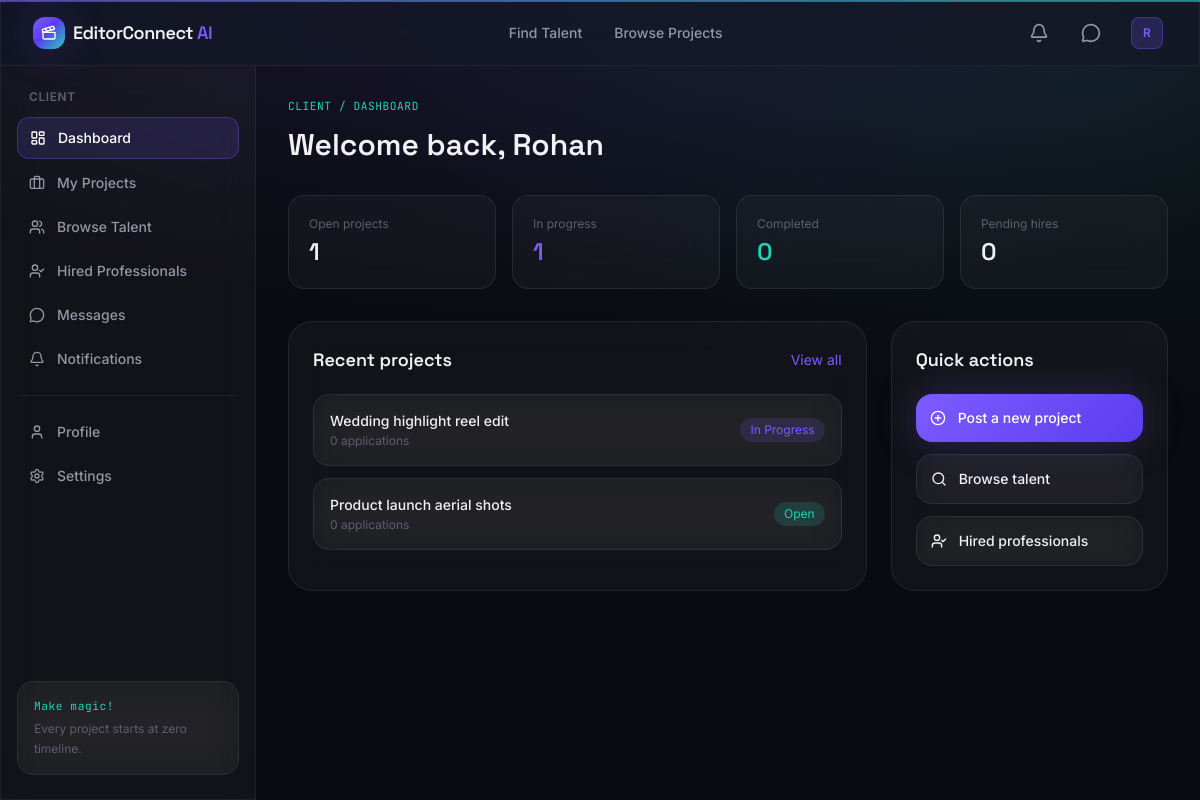
Page /client-dashboard (signed in) on the committed database.
### models/user.py (models this page shows, shortened)
class User(UserMixin, db.Model):
    __tablename__ = "users"
    id = db.Column(db.Integer, primary_key=True)
    name = db.Column(db.String(120), nullable=False)
    email = db.Column(db.String(150), unique=True, nullable=False, index=True)
    phone = db.Column(db.String(30))
    password_hash = db.Column(db.String(255), nullable=False)
    role = db.Column(db.String(20), nullable=False, default="client")
    is_active_account = db.Column(db.Boolean, default=True)
    is_verified = db.Column(db.Boolean, default=False)
    dark_mode = db.Column(db.Boolean, default=True)
    avatar = db.Column(db.String(255), default="default-avatar.png")
    created_at = db.Column(db.DateTime, default=lambda: datetime.now(timezone.utc))
    professional_profile = db.relationship(
        "Professional", backref="user", uselist=False, cascade="all, delete-orphan"
    )
    projects = db.relationship(
        "Project", backref="client", lazy="dynamic", cascade="all, delete-orphan",
        foreign_keys="Project.client_id"
    )
    notifications = db.relationship(
        "Notification", backref="user", lazy="dynamic", cascade="all, delete-orphan"
    )
    @property
    def is_client(self):
        return self.role == "client"
    def unread_notification_count(self):
        return self.notifications.filter_by(is_read=False).count()

### models/project.py (models this page shows, shortened)
class Project(db.Model):
    __tablename__ = "projects"
    id = db.Column(db.Integer, primary_key=True)
    client_id = db.Column(db.Integer, db.ForeignKey("users.id"), nullable=False)
    title = db.Column(db.String(150), nullable=False)
    description = db.Column(db.Text, nullable=False)
    category = db.Column(db.String(80), index=True)  # matches PROFESSIONS
    budget = db.Column(db.Float)
    deadline = db.Column(db.Date)
    status = db.Column(db.String(20), default="open", index=True)
    selected_professional_id = db.Column(db.Integer, db.ForeignKey("professionals.id"))
    created_at = db.Column(db.DateTime, default=lambda: datetime.now(timezone.utc))
    updated_at = db.Column(
        db.DateTime, default=lambda: datetime.now(timezone.utc),
        onupdate=lambda: datetime.now(timezone.utc)
    )
    applications = db.relationship(
        "Application", backref="project", lazy="dynamic", cascade="all, delete-orphan"
    )
    selected_professional = db.relationship("Professional", foreign_keys=[selected_professional_id])
    def application_count(self):
        return self.applications.count()

### routes/client.py (the view)
@client_bp.route("/client-dashboard")
@login_required
@client_required
def dashboard():
    my_projects = current_user.projects.order_by(Project.created_at.desc()).limit(5).all()
    active_hires = Hire.query.filter_by(client_id=current_user.id, status="accepted").count()
    pending_hires = Hire.query.filter_by(client_id=current_user.id, status="pending").count()
    open_count = current_user.projects.filter_by(status="open").count()
    in_progress_count = current_user.projects.filter_by(status="in_progress").count()
    completed_count = current_user.projects.filter_by(status="completed").count()
    return render_template(
        "client/dashboard.html",
        my_projects=my_projects,
        active_hires=active_hires,
        pending_hires=pending_hires,
        open_count=open_count,
        in_progress_count=in_progress_count,
        completed_count=completed_count,
    )

### models/user.py (called while the page is built)
@login_manager.user_loader
def load_user(user_id):
    return User.query.get(int(user_id))

### routes/client.py (called while the page is built)
def client_required(f):
    @wraps(f)
    def wrapped(*args, **kwargs):
        if not current_user.is_authenticated or not current_user.is_client:
            flash("This area is for client accounts only.", "error")
            return redirect(url_for("main.index"))
        return f(*args, **kwargs)
    return wrapped

### templates/client/dashboard.html (shortened to what this page needs)
{% extends "base.html" %}
{% block content %}
<div class="mb-8">
  <p class="timecode mb-3">CLIENT / DASHBOARD</p>
  <h1 class="font-display text-3xl font-semibold">Welcome back, {{ current_user.name.split(' ')[0] }}</h1>
</div>
<div class="grid sm:grid-cols-2 lg:grid-cols-4 gap-4 mb-8">
  <div class="glass rounded-2xl p-5">
    <p class="text-xs text-ink-faint mb-1">Open projects</p>
    <p class="font-display text-2xl font-semibold">{{ open_count }}</p>
  </div>
  <div class="glass rounded-2xl p-5">
    <p class="text-xs text-ink-faint mb-1">In progress</p>
    <p class="font-display text-2xl font-semibold text-violet-glow">{{ in_progress_count }}</p>
  </div>
  <div class="glass rounded-2xl p-5">
    <p class="text-xs text-ink-faint mb-1">Completed</p>
    <p class="font-display text-2xl font-semibold text-teal-glow">{{ completed_count }}</p>
  </div>
  <div class="glass rounded-2xl p-5">
    <p class="text-xs text-ink-faint mb-1">Pending hires</p>
    <p class="font-display text-2xl font-semibold">{{ pending_hires }}</p>
  </div>
</div>
<div class="grid lg:grid-cols-3 gap-6">
  <div class="lg:col-span-2 glass rounded-3xl p-6">
    <div class="flex items-center justify-between mb-5">
      <h2 class="font-display font-semibold text-lg">Recent projects</h2>
      <a href="{{ url_for('client.my_projects') }}" class="text-sm text-violet-glow hover:underline">View all</a>
    </div>
    {% if my_projects %}
    <div class="space-y-3">
      {% for project in my_projects %}
      <a href="{{ url_for('client.project_detail', project_id=project.id) }}" class="flex items-center justify-between p-4 rounded-2xl glass card-hover">
        <div>
          <p class="font-medium text-sm">{{ project.title }}</p>
          <p class="text-xs text-ink-faint mt-0.5">{{ project.application_count() }} applications</p>
        </div>
        <span class="text-xs px-2.5 py-1 rounded-full
          {% if project.status == 'open' %}bg-teal-glow/15 text-teal-glow
          {% elif project.status == 'in_progress' %}bg-violet-glow/15 text-violet-glow
          {% else %}bg-white/5 text-ink-faint{% endif %}">
          {{ project.status.replace('_', ' ')|title }}
        </span>
      </a>
      {% endfor %}
    </div>
    {% else %}
    <div class="text-center py-10">
      <p class="text-sm text-ink-faint mb-4">You haven't posted a project yet.</p>
      <a href="{{ url_for('client.create_project') }}" class="inline-block px-5 py-2.5 rounded-xl btn-gradient text-white text-sm font-medium">Post your first project</a>
    </div>
    {% endif %}
  </div>
  <div class="glass rounded-3xl p-6">
    <h2 class="font-display font-semibold text-lg mb-5">Quick actions</h2>
    <div class="space-y-3">
      <a href="{{ url_for('client.create_project') }}" class="flex items-center gap-3 p-3.5 rounded-2xl btn-gradient text-white text-sm font-medium shadow-glow">
        <i data-lucide="plus-circle" class="w-4 h-4"></i> Post a new project
      </a>
      <a href="{{ url_for('main.professionals') }}" class="flex items-center gap-3 p-3.5 rounded-2xl glass hover:bg-white/10 text-sm font-medium transition-colors">
        <i data-lucide="search" class="w-4 h-4"></i> Browse talent
      </a>
      <a href="{{ url_for('client.hired_professionals') }}" class="flex items-center gap-3 p-3.5 rounded-2xl glass hover:bg-white/10 text-sm font-medium transition-colors">
        <i data-lucide="user-check" class="w-4 h-4"></i> Hired professionals
      </a>
    </div>
  </div>
</div>
{% endblock %}

### templates/partials/navbar.html (shortened to what this page needs)
<nav class="sticky top-0 z-40 glass-strong border-b border-white/5">
  <div class="max-w-7xl mx-auto px-4 sm:px-6 lg:px-8">
    <div class="flex items-center justify-between h-16">
      <a href="{{ url_for('main.index') }}" class="flex items-center gap-2 group">
        <div class="w-8 h-8 rounded-xl bg-grade-gradient flex items-center justify-center shadow-glow">
          <i data-lucide="clapperboard" class="w-4 h-4 text-white"></i>
        </div>
        <span class="font-display font-semibold text-lg tracking-tight">EditorConnect <span class="text-violet-glow">AI</span></span>
      </a>
      <div class="hidden md:flex items-center gap-8 text-sm font-medium text-ink-muted">
        <a href="{{ url_for('main.professionals') }}" class="hover:text-ink transition-colors">Find Talent</a>
        <a href="{{ url_for('main.projects') }}" class="hover:text-ink transition-colors">Browse Projects</a>
      </div>
      <div class="flex items-center gap-3">
        {% if current_user.is_authenticated %}
          <a href="{{ url_for('notifications.index') }}" class="relative w-10 h-10 rounded-xl flex items-center justify-center hover:bg-white/5 transition-colors">
            <i data-lucide="bell" class="w-5 h-5 text-ink-muted"></i>
          </a>
          <a href="{{ url_for('messages.conversations') }}" class="w-10 h-10 rounded-xl flex items-center justify-center hover:bg-white/5 transition-colors">
            <i data-lucide="message-circle" class="w-5 h-5 text-ink-muted"></i>
          </a>
          <div class="relative group">
            <button class="flex items-center gap-2 pl-2 pr-1 py-1 rounded-xl hover:bg-white/5 transition-colors">
              <div class="w-8 h-8 rounded-lg bg-violet-glow/20 border border-violet-glow/30 flex items-center justify-center text-xs font-semibold text-violet-glow">
                {{ current_user.name[0]|upper }}
              </div>
            </button>
          </div>
        {% else %}
          <a href="{{ url_for('auth.login') }}" class="px-4 py-2 text-sm font-medium text-ink-muted hover:text-ink transition-colors">Log in</a>
          <a href="{{ url_for('auth.register') }}" class="px-4 py-2 text-sm font-medium rounded-xl btn-gradient text-white shadow-glow">Get Started</a>
        {% endif %}
      </div>
    </div>
  </div>
</nav>

### static/css/style.css (style rules this page uses)
body { background-image: radial-gradient(ellipse 80% 50% at 50% -10%, rgba(124,92,255,0.15), transparent), radial-gradient(ellipse 60% 40% at 90% 10%, rgba(34,211,184,0.08), transparent); background-attachment: fixed; }
.glass { background: rgba(255,255,255,0.035); backdrop-filter: blur(20px); -webkit-backdrop-filter: blur(20px); border: 1px solid rgba(255,255,255,0.08); }
.glass-strong { background: rgba(21,24,39,0.75); backdrop-filter: blur(24px); -webkit-backdrop-filter: blur(24px); border: 1px solid rgba(255,255,255,0.1); }
.card-hover { transition: transform 0.25s ease, box-shadow 0.25s ease, border-color 0.25s ease; }
.btn-gradient { background-image: linear-gradient(135deg, #7C5CFF 0%, #5B3DF0 100%); transition: filter 0.2s ease, transform 0.2s ease; }
.timecode { font-family: 'JetBrains Mono', monospace; letter-spacing: 0.05em; color: #22D3B8; font-size: 0.7rem; }
a, button { outline-color: #7C5CFF; }

### rows in the picture
User: name "R", name "Rohan"
Project: title "Wedding highlight reel edit", application_count "0", status.replace "In Progress"
Project: title "Product launch aerial shots", application_count "0", status.replace "Open"

### other values in the picture
{{ label }} "Dashboard My Projects Browse Talent Hired Professionals Messages Notifications Profile Settings"
{{ open_count }} "1"
{{ in_progress_count }} "1"
{{ completed_count }} "0"
{{ pending_hires }} "0"
